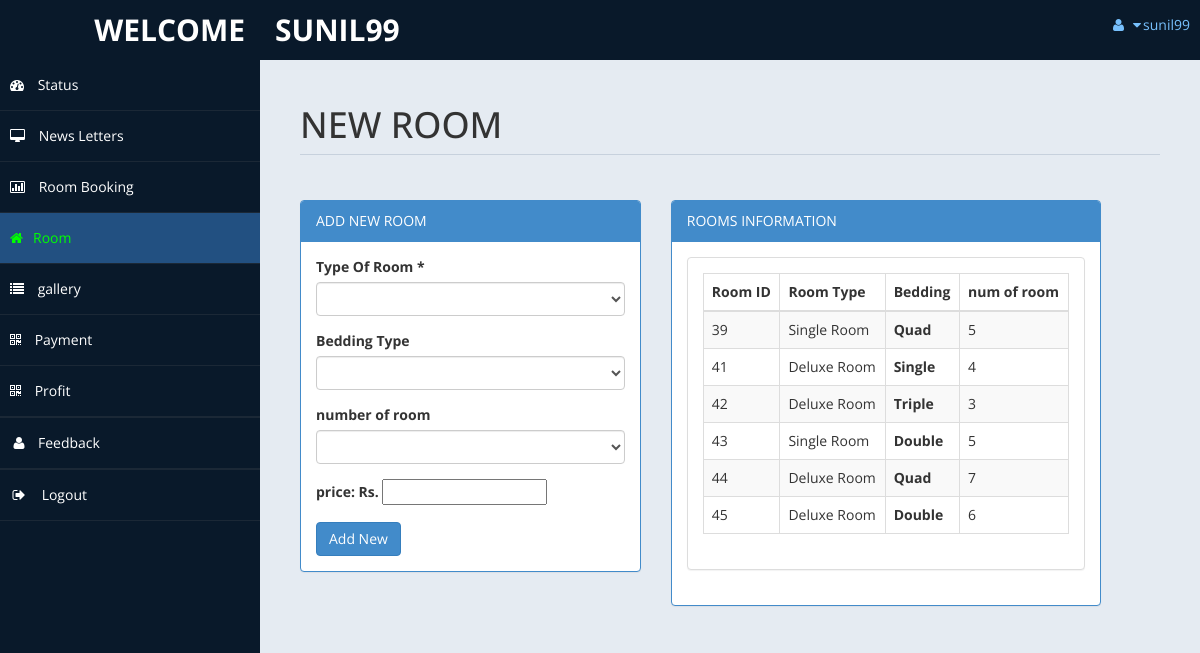
Before: /homestay/admin/room.php (signed in) with the older database file.
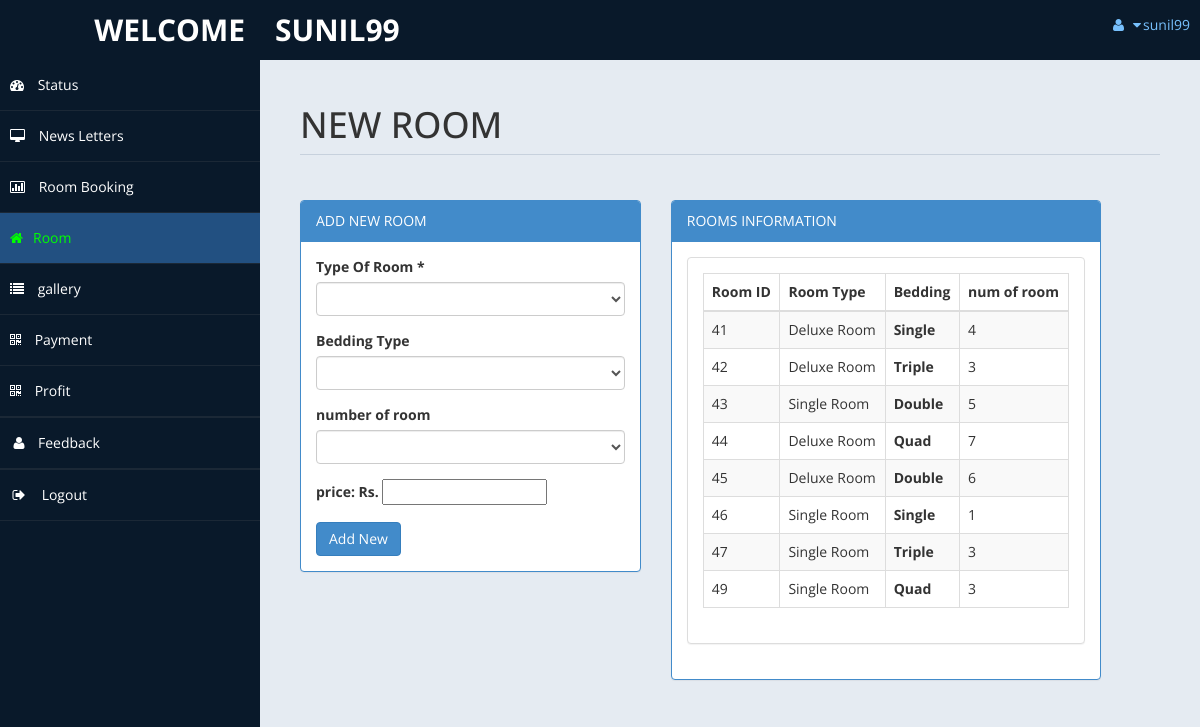
After: the same page with the newer database file.
### tables this page shows
CREATE TABLE `room` (
  `id` int(10) UNSIGNED NOT NULL,
  `type` varchar(15) DEFAULT NULL,
  `bedding` varchar(10) DEFAULT NULL,
  `place` varchar(10) DEFAULT NULL,
  `price` int(11) NOT NULL,
  `no_of_room` int(11) NOT NULL,
  `cusid` int(11) DEFAULT NULL,
  `H_id` int(11) NOT NULL,
  `owner` varchar(65) NOT NULL
);

### homestay/admin/room.php (the view, shortened to what the changed rows need)
<!DOCTYPE html>
<html xmlns="http://www.w3.org/1999/xhtml">
<head>
    <link href="assets/css/bootstrap.css" rel="stylesheet" />
    <link href="assets/css/font-awesome.css" rel="stylesheet" />
    <link href="assets/css/custom-styles.css" rel="stylesheet" />
</head>
<body>
    <div id="wrapper">
        <div id="page-wrapper" >
            <div id="page-inner">
			 <div class="row">
                    <div class="col-md-12">
                        <h1 class="page-header">
                           NEW ROOM <small></small>
                        </h1>
                    </div>
                </div>
            <div class="row">
							<?php
							 include('db.php');
                 $user_id=$_SESSION['user'];
							?>
            <div class="row">
                <div class="col-md-6 col-sm-6">
                    <div class="panel panel-primary">
                        <div class="panel-body">
                    <div class="panel panel-default">
                        <div class="panel-body">
                            <div class="table-responsive">
                                <table class="table table-striped table-bordered table-hover" id="dataTables-example">
                                    <thead>
                                        <tr>
                                            <th>Room ID</th>
                                            <th>Room Type</th>
											<th>Bedding</th>
                                            <th>num of room</th>
                                        </tr>
                                    </thead>
                                    <tbody>
									<?php
                        $sql = "select * from room where owner='$user_id' limit 0,10 ;";
                        $re = mysqli_query($con,$sql);
										while($row= mysqli_fetch_array($re))
										{
												$id = $row['id'];
											if($id % 2 == 0)
											{
												echo "<tr class=odd gradeX>
													<td>".$row['id']."</td>
													<td>".$row['type']."</td>
												   <th>".$row['bedding']."</th>
                          <td>".$row['no_of_room']."</td>
												</tr>";
											}
											else
											{
												echo"<tr class=even gradeC>
													<td>".$row['id']."</td>
													<td>".$row['type']."</td>
												   <th>".$row['bedding']."</th>
                          <td>".$row['no_of_room']."</td>
												</tr>";
											}
										}
									?>
                                    </tbody>
                                </table>
                            </div>
                        </div>
                    </div>
                       </div>
                    </div>
                </div>
            </div>
					</div>
            </div>
        </div>
</body>
</html>

Changed rows visible on the page:
removed room: id "39", type "Single Room", bedding "Quad", no_of_room "5"
added room: id "46", type "Single Room", bedding "Single", no_of_room "1"
added room: id "47", type "Single Room", bedding "Triple", no_of_room "3"
added room: id "49", type "Single Room", bedding "Quad", no_of_room "3"
